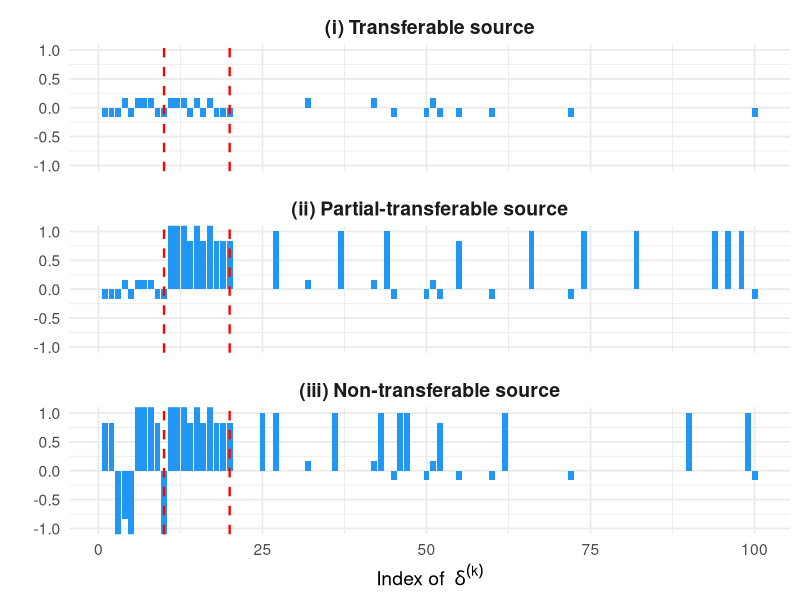
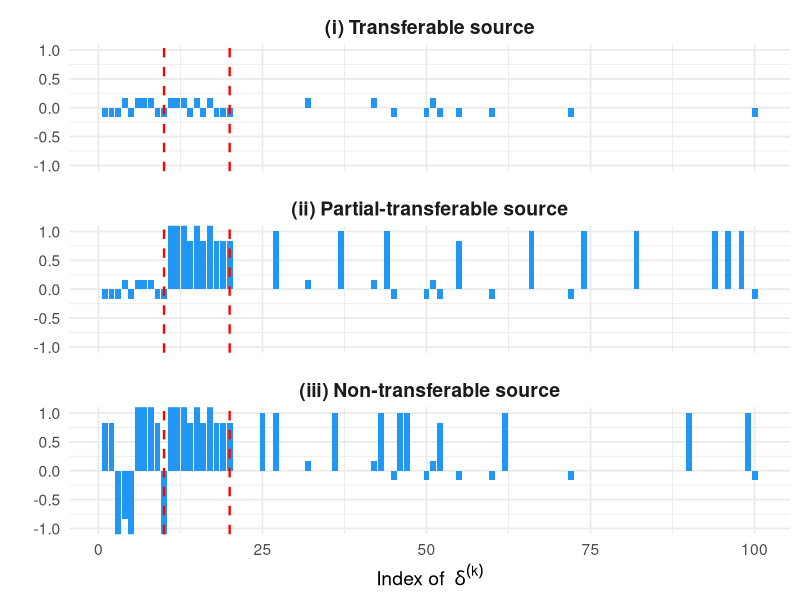

Reproduce these figures in R, in order.
# Load libraries
library(ggplot2)
library(dplyr)
library(tidyr)
setwd("~/simulation_result")   # Save the results to the simulation_result file (or specify your own directory)
set.seed(123)  # For reproducibility

# Parameters
p <- 100  # total number of coefficients
s <- 10
h <- 5

# Generate random Rademacher vector zeta
zeta <- sample(c(-1, 1), size = p, replace = TRUE)

# Random subsets
S <- sort(sample((2*s+1):p, size = s, replace = FALSE))
H <- sort(sample((2*s+1):p, size = s, replace = FALSE))

# Initialize delta vectors
delta_i <- rep(0, p)
delta_ii <- rep(0, p)
delta_iii <- rep(0, p)

# (i) Transferable
delta_i[1:(2*s)] <- h * zeta[1:(2*s)] / (3*s)
delta_i[S] <- h * zeta[S] / (3*s)

# (ii) Partial-transferable
H <- sort(sample((2*s+1):p, size = s, replace = FALSE))
bar_delta_ii <- rep(0, p)
bar_delta_ii[1:(2*s)] <- h * zeta[1:(2*s)] / (3*s)
bar_delta_ii[S] <- h * zeta[S] / (3*s)
delta_ii <- bar_delta_ii
delta_ii[(s+1):(2*s)] <- delta_ii[(s+1):(2*s)] + 1
delta_ii[H] <- delta_ii[H] + 1

# (iii) Non-transferable
H <- sort(sample((2*s+1):p, size = s, replace = FALSE))
bar_delta_iii <- rep(0, p)
bar_delta_iii[1:(2*s)] <- h * zeta[1:(2*s)] / (3*s)
bar_delta_iii[S] <- h * zeta[S] / (3*s)
beta <- sample(c(-1, 1), size = s, replace = TRUE)  # example beta vector
delta_iii <- bar_delta_iii
delta_iii[1:s] <- delta_iii[1:s] + beta
delta_iii[(s+1):(2*s)] <- delta_iii[(s+1):(2*s)] + 1
delta_iii[H] <- delta_iii[H] + 1

library(ggplot2)
library(tidyr)
library(dplyr)

# 假设 delta_i, delta_ii, delta_iii 已经在环境中
# 构造数据框
df <- data.frame(
  j = 1:length(delta_i),
  Transferable = delta_i,
  Partial = delta_ii,
  NonTransferable = delta_iii
)

# 将数据转成长格式便于 ggplot
df_long <- df %>%
  pivot_longer(cols = -j, names_to = "Type", values_to = "Delta") %>%
  mutate(Type = factor(Type, levels = c("Transferable", "Partial", "NonTransferable"),
                       labels = c("(i) Transferable source", 
                                  "(ii) Partial-transferable source",
                                  "(iii) Non-transferable source")))

# 设置蓝色调
blue_colors <- c("#1f77b4", "#1f78b4", "#2196f3")

# 绘图
x.name <- bquote("Index of " ~ delta^(k))
# 绘图
p <- ggplot(df_long, aes(x=j, y=Delta)) +
  geom_col(fill = "#2196f3") +  # 蓝色柱状
  geom_vline(xintercept = c(10,20), linetype="dashed", color="red", size=0.8) +
  facet_wrap(~Type, ncol=1, scales="fixed") +  # y轴固定
  coord_cartesian(ylim = c(-1,1)) +            # 设置y轴范围
  labs(x=x.name, y="") +
  theme_minimal(base_size = 14) +
  theme(
    strip.text = element_text(face="bold", size=14),
    panel.spacing = unit(1, "lines")
  )

p

# 保存为 PNG 文件
ggsave(filename = "delta_plot.png", plot = p, width = 8, height = 6, bg = "white")
